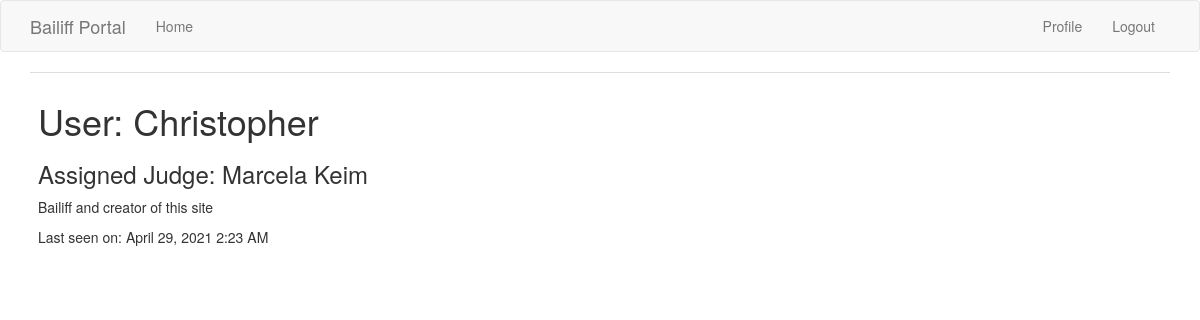
/user/christopher.mccoy (signed in), run on the app's committed database.
### app/models.py (models this page shows, shortened)
class User(UserMixin, db.Model):
  id = db.Column(db.Integer, primary_key=True)
  username = db.Column(db.String(64), index=True, unique=True)
  displayname = db.Column(db.String(64), unique=True)
  password_hash = db.Column(db.String(128))
  about_me = db.Column(db.String(500))
  last_seen = db.Column(db.DateTime, default=datetime.utcnow)
  permissions = db.Column(db.Integer) # 0=user, 1=Manager, 2=Admin
  judge = db.Column(db.String(64))

### app/main/routes.py (the view)
@bp.route('/user/<username>') # <username> is a dynamic component
@login_required
def user(username):
  user = User.query.filter_by(username=username).first_or_404()
  return render_template('user.html', user=user,
                        title="{}'s User Page".format(
                                  current_user.displayname))

### app/main/routes.py (called while the page is built)
@bp.before_request # decorator from Flask registers the function to be executed before the view function
def before_request():
  if current_user.is_authenticated:
    current_user.last_seen = datetime.utcnow()
    db.session.commit()

### app/models.py (called while the page is built)
@login.user_loader
def load_user(id):
  return User.query.get(int(id))

### app/templates/user.html (shortened to what this page needs)
{% extends "base.html" %}
{% block app_content %}
  <table class="table table-hover">
    <tr>
      <td>
        <h1>User: {{ user.displayname }}</h1>
        <h3>Assigned Judge: {{ user.judge }}</h2>
        {% if user.about_me %}<p>{{ user.about_me }}</p>{% endif %}
        <p>Last seen on: {{ moment(user.last_seen).format('LLL') }}</p>
      </td>
    </tr>
  </table>
{% endblock %}

### data on the page
User: displayname "Christopher", judge "Marcela Keim", about_me "Bailiff and creator of this site", last_seen "April 29, 2021 2:23 AM"
